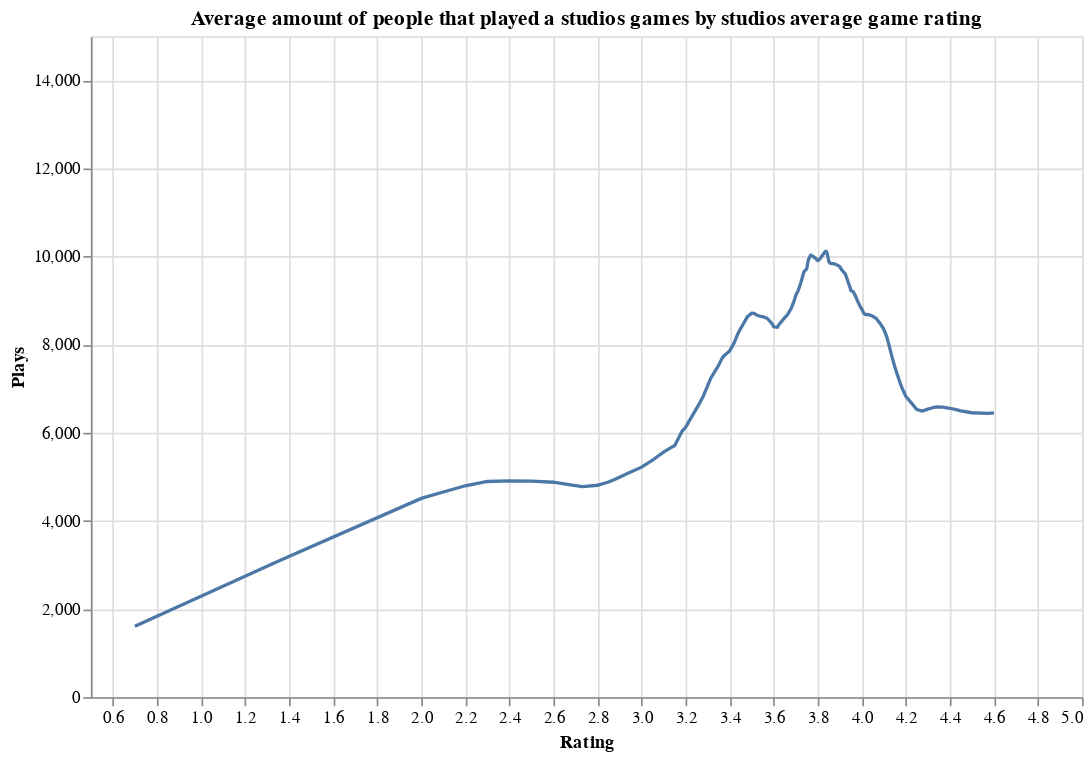

Source (notebook cell):
### Code cell
studio_chart = alt.Chart(studios, title="Average amount of people that played a studios games by studios average game rating").transform_loess('Rating', 'Plays').mark_line().encode(
    x=alt.X('Rating:Q'),
    y=alt.Y('Plays:Q',scale = alt.Scale(domainMax=15000, clamp=True))
).properties(
    width=600,
    height=400
)
studio_chart

### Figure 1 — Vega-Lite specification as saved in the notebook (floating-point values rounded to 4 significant figures; data arrays with more than 128 entries replaced by an {"elided": "..."} marker saying what was removed)
{"config": {"view": {"continuousWidth": 400, "continuousHeight": 300}}, "data": {"name": "data-fc93dc9a7e9e631d085583702a528f54"}, "mark": "line", "encoding": {"x": {"field": "Rating", "type": "quantitative"}, "y": {"field": "Plays", "scale": {"clamp": true, "domainMax": 15000}, "type": "quantitative"}}, "height": 400, "title": "Average amount of people that played a studios games by studios average game rating", "transform": [{"loess": "Plays", "on": "Rating"}], "width": 600, "$schema": "https://vega.github.io/schema/vega-lite/v4.17.0.json", "datasets": {"data-fc93dc9a7e9e631d085583702a528f54": {"elided": "658 records"}}}
